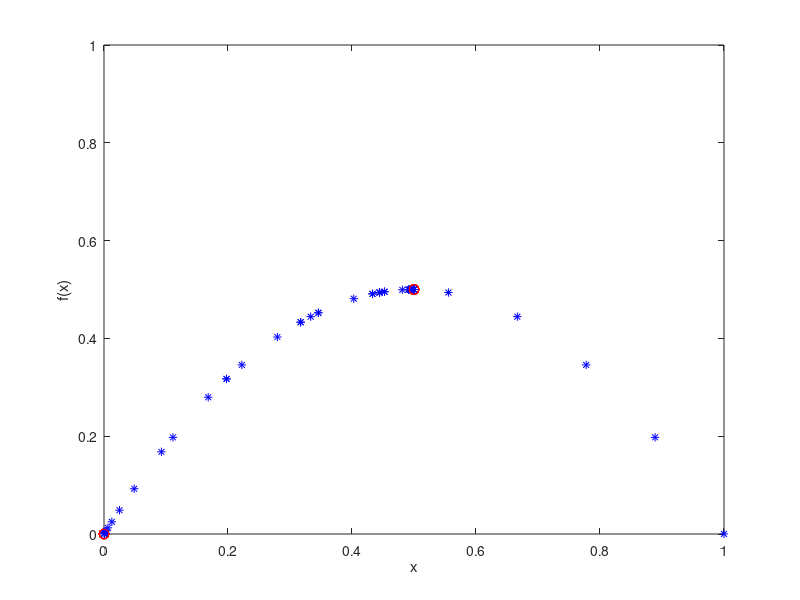

The MATLAB script that drew this image: (Note: this script raises an error after producing the figure.)
close all; clear all; clc;
% logistic map

%% variables 
Acoeff = [2]; % coefficient of logistic function
iter = 60; % number of iteration
init_x_min = 0.0001; % minimum value of initial x
init_x_max = 0.9999; % maximum value of initial x
initX = linspace(init_x_min,init_x_max,10);
y = @(A,x) (A*x*(1-x));
% ----- parameters of function FindFixPt -----
x0_arr = [0.1]; % initial value of x
iter1 = 50;
% --------------------------------------------

%% logistic map plot
for k = 1:size(Acoeff,2)
    A = Acoeff(k);
    for j = 1:size(initX,2)
        x(1,1) = initX(j);
        for i = 1:iter
            x(i+1,1) = y(A,x(i,1));
        end
        plot(x(1:iter,1),x(2:iter+1,1),'b*');
        
        % equilibrium point
        plot(0,0,'ro','markersize',7);
        plot(1-1/A,1-1/A,'ro','markersize',7);
        axis([0 1 0 1]);
        % axis equal;
        xlabel('x');
        ylabel('f(x)');
        hold on;
    end
    FindFixPt(A,x0_arr,iter1,y);
end

%% plot y=x
% x_n+1 = A*x_n*(1-x_n)
% y = x
xx = linspace(0,1,10);
yy = xx;
plot(xx,yy,'g','LineWidth',2);
hold off;

%% find fixed point
% find fixed point according to initial value of x
function FindFixPt(A,x0_arr,iter,y)
    % x0: initial value of x
    % iter: iteration of vertical lines and horizontal lines
    for j = 1:size(x0_arr,2)
        y0 = 0;
        x0 = x0_arr(j);
        for i = 1:iter
            y1 = y(A,x0);
            VertLine(x0,y0,y1);
            x1 = y1;
            HorizLine(y1,x0,x1);
            x0 = x1; y0 = y1;
        end
    end
end

% plot verticle line
function VertLine(x,yi,yf)
    %xi: start point  %xf: end point
    vy = linspace(yi,yf,10);
    vx = x*ones(1,size(vy,2));
    plot(vx,vy,'r','LineWidth',1);
end

% plot horizontal line
function HorizLine(y,xi,xf)
    %xi: start point  %xf: end point
    hx = linspace(xi,xf,10);
    hy = y*ones(1,size(hx,2));
    plot(hx,hy,'r','LineWidth',1);
end